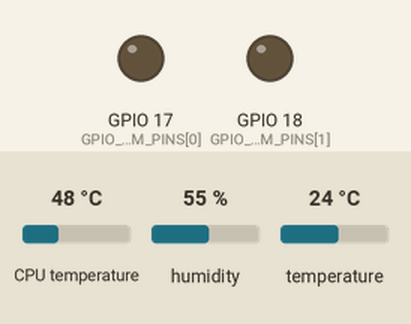
Simulated run of this program. Board: Raspberry Pi (BCM pin numbers). Shown: output pins drawn as LEDs (lit = HIGH). The inputs (shaded band) are chosen by the test bench; at power-on: temperature 24 °C, CPU temperature 48 °C, humidity 55 %. What the program prints to the terminal is not drawn.

Above: at 1.2 s.
1.3 s: temperature set to 34.6 °C
3.5 s: temperature set to 35.3 °C
At 4.3 s:
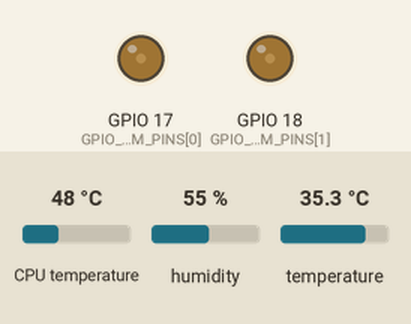
5.6 s: temperature set to 41 °C
At 7.2 s:
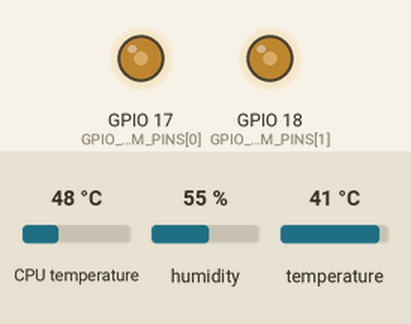
Timing chart, 0 to 8.7 s (numbered marks = the images above; inputs shaded):
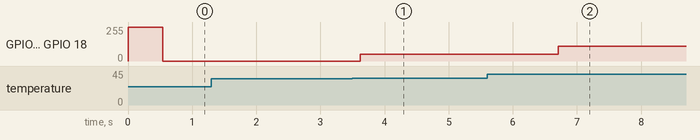

The program:

main.py
```python
import os
import time
import sys
import RPi.GPIO as GPIO

GPIO_TEMP_PIN = 4
GPIO_PWM_PINS = [17, 18]
PWMS = []

MIN_TEMP = 35
MAX_TEMP = 55

FAN_LOW = 20
FAN_HIGH = 100

FAN_OFF = 0
FAN_MAX = 100


dc = 100  # duty cycle (0-100) for PWM pin

# pin setup
GPIO.setmode(GPIO.BCM)  # Broadcom pin-numbering scheme


def get_cpu_temperature():
    res = os.popen(
        'cat /sys/devices/virtual/thermal/thermal_zone0/temp').readline()
    temp = (float(res)/1000)
    return temp


def get_temperature():
    import Adafruit_DHT
    sensor = Adafruit_DHT.AM2302
    humidity, temperature = Adafruit_DHT.read_retry(sensor, GPIO_TEMP_PIN)
    return humidity, temperature


def get_ambiental_temp():
    ## TODO: implement
    cpu_temp = get_cpu_temperature()
    humidity, temp = get_temperature()
    return temp


def setup_pins():
    for pin in GPIO_PWM_PINS:
        GPIO.setup(pin, GPIO.OUT)
        pwm = GPIO.PWM(pin, 50)  # 50 Hz
        PWMS.append(pwm)

    GPIO.setup(GPIO_TEMP_PIN, GPIO.IN)

def start_fans():
    for pwm in PWMS:
        pwm.start(dc)


def cleanup():
    for pwm in PWMS:
        set_fan_speed(0, pwm)
        pwm.stop()  # stop PWM
    GPIO.cleanup()  # cleanup all GPIO
    print("Exiting")
    sys.stdout.flush()


def manual():
    v = input("Set the speed (0-100)")
    try:
        v = int(v)
    except:
        print(f"Invalid input: {v}")
        return False
    for pwm in PWMS:
        set_fan_speed(v, pwm)
    return True


def set_fan_speed(speed, gpio):
    speed = max(0, min(speed, 100))  # clamp speed to 0-100
    gpio.ChangeDutyCycle(speed)


def auto():
    temp = get_ambiental_temp()

    # Turn off the fan if temperature is below MIN_TEMP
    if temp < MIN_TEMP:
        speed = FAN_OFF

    # Set fan speed to MAXIMUM if the temperature is above MAX_TEMP
    elif temp > MAX_TEMP:
        speed = FAN_MAX

    # Caculate dynamic fan speed
    else:
        step = (FAN_HIGH - FAN_LOW)/(MAX_TEMP - MIN_TEMP)
        delta = temp - MIN_TEMP
        speed = FAN_LOW + (round(delta) * step)

    for pwm in PWMS:
        set_fan_speed(speed, pwm)

    print(
        f"\rCurrent temperature: {temp:.2f} *C  |  current speed: {speed:.2f}", end="")


def main():
    setup_pins()
    start_fans()

    try:
        while True:

            # manual()
            auto()

            time.sleep(1)

    except Exception as e:
        print("Got exception: ", str(e))
    finally:
        cleanup


if __name__ == "__main__":
    main()
```

Measured:
- the behaviour switches between 34.9 and 35 °C on temperature (found by bisection; images 0 and 1)
- after the input at 1.3 s, every drawn part: stays the same
- after the input at 3.5 s, GPIO 17 (GPIO_PWM_PINS[0]), GPIO 18 (GPIO_PWM_PINS[1]): 0/255 → 51/255 after 0.12 s
- after the input at 5.6 s, GPIO 17 (GPIO_PWM_PINS[0]), GPIO 18 (GPIO_PWM_PINS[1]): 51/255 → 112/255 after 1.1 s
